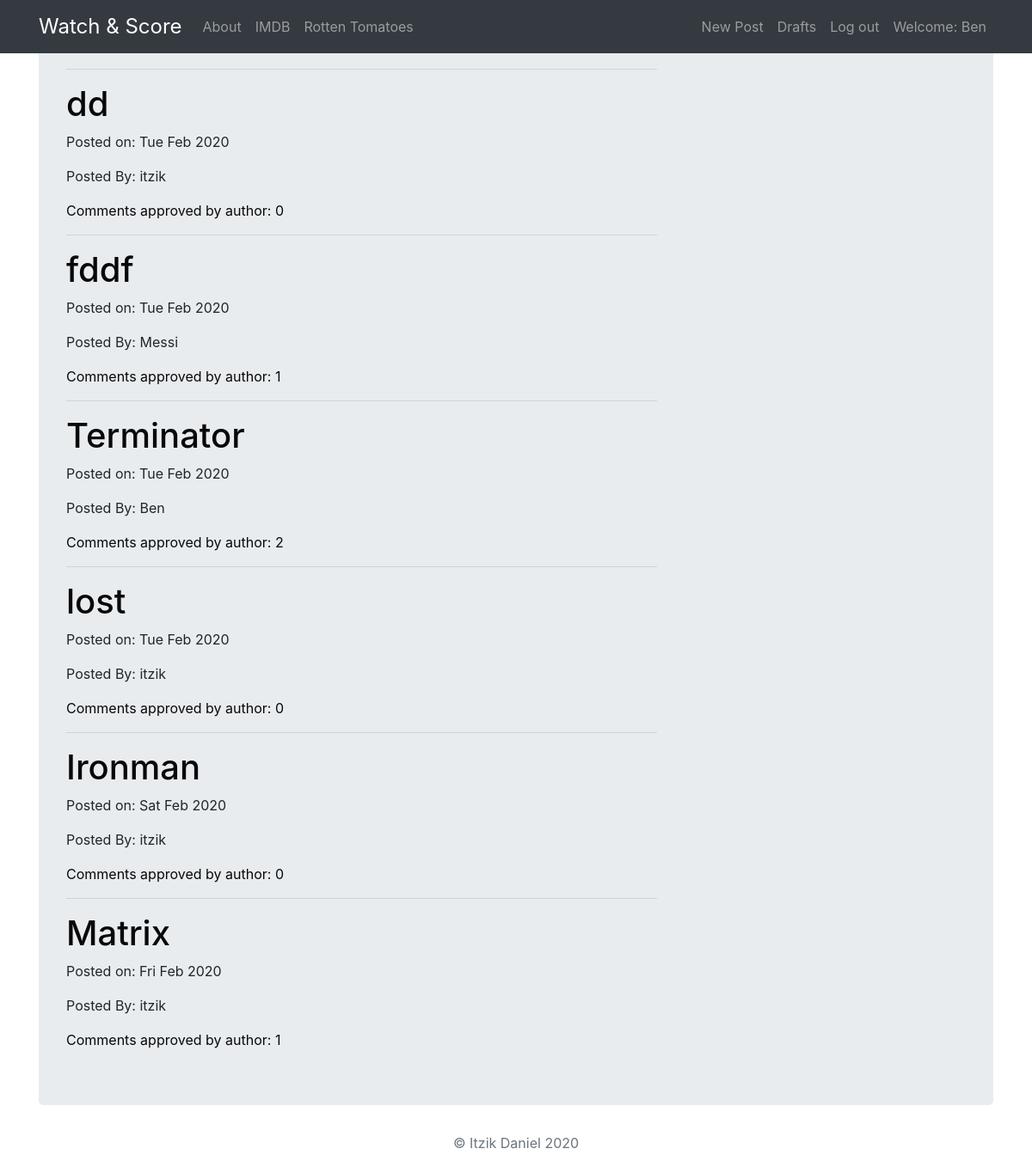
Screenshot of / (signed in) with the database file from the repository.
### movies_app/models.py (models this page shows, shortened)
class Post(models.Model):
    post_user = models.ForeignKey('auth.User',on_delete=models.CASCADE)
    title = models.CharField(max_length=256)
    score = models.DecimalField(max_digits=2, decimal_places=1)
    description = models.TextField()
    created_date = models.DateTimeField(default=timezone.now)
    published_date = models.DateTimeField(blank=True, null=True)
    def comments_approval(self):
        return self.comments.filter(approved_comment=True)

### movies_app/views.py (the view)
# urls.py: path('',views.PostListView.as_view(),name='post_list'),
class PostListView(ListView):
    model = Post
    def get_queryset(self):
        return Post.objects.filter(published_date__lte=timezone.now()).order_by('-published_date')

### movies_app/templates/movies_app/post_list.html
{% extends 'movies_app/base.html' %}
{% block content %}
    {% for post in object_list %}
    <hr>
        <div class="post">
            <h1><a class='link' href="{% url 'post_detail' pk=post.pk %}">{{ post.title }}</a></h1>
            <div class="date">
                <p>Posted on: {{ post.published_date|date:"D M Y"}}</p>
                <p>Posted By: {{ post.post_user}}</p>
            </div>
            <a class='link' href="{% url 'post_detail' pk=post.pk %}">Comments approved by author: {{ post.comments_approval.count }}</a>
        </div>
    {% endfor %}
{% endblock %}

### movies_app/templates/movies_app/base.html (shortened to what this page needs)
<!DOCTYPE html>
{% load static %}
<html>
  <head>
    <link href="https://stackpath.bootstrapcdn.com/bootstrap/4.4.1/css/bootstrap.min.css" rel="stylesheet">
    <link href="https://maxcdn.bootstrapcdn.com/font-awesome/4.7.0/css/font-awesome.min.css" rel="stylesheet">
    <link rel="stylesheet" href="{% static 'css/movie.css' %}">
  </head>
  <body>
      <nav class="navbar navbar-expand-md navbar navbar-dark bg-dark fixed-top">
      <div class="container">
        <div class="navbar-nav align-items-center">
          <a class="navbar-brand brand" href="{% url 'post_list' %}">Watch & Score</a>
          <a class="nav-item nav-link" href="{% url 'about' %}">About</a>
          <a class="nav-item nav-link" href="https://www.imdb.com/">IMDB</a>
          <a class="nav-item nav-link" href="https://www.rottentomatoes.com/">Rotten Tomatoes</a>
        </div>
        <div class="navbar-nav align-items-center ml-auto">
          {% if user.is_authenticated %}
            <a class="nav-item nav-link" href="{% url 'post_new' %}">New Post</a>
            <a class="nav-item nav-link" href="{% url 'draft_list' %}">Drafts</a>
            <a class="nav-item nav-link" href="{% url 'accounts:logout' %}">Log out</a>
            <a class="nav-item nav-link">Welcome: {{ user.username }}</a>
          {% else %}
            <a class="nav-item nav-link" href="{% url 'accounts:login' %}" >Log in</a>
            <a class="nav-item nav-link" href="{% url 'accounts:signup' %}">Sign up</a>
          {% endif %}
        </div>
      </div>
    </nav>
         <div class="container">
          <div class="jumbotron">
              <div class="row">
                  <div class="col-md-8">
                      {% block content %}
                      {% endblock %}
                    </div>
                  </div>
              </div>
          </div>
  </body>
</html>
<footer class="text-muted">
  <div class="container text-center">
    <p>© Itzik Daniel {% now "Y" %}</p>
    </div>
</footer>

### movies_app/static/css/movie.css (style rules this page uses)
.brand { font-size: 1.5em; }
.link { color:#080808; }

### rows the page displays
Post: title "dd", published_date "Tue Feb 2020", post_user "itzik", comments_approval.count "0"
Post: title "fddf", published_date "Tue Feb 2020", post_user "Messi", comments_approval.count "1"
Post: title "Terminator", published_date "Tue Feb 2020", post_user "Ben", comments_approval.count "2"
Post: title "lost", published_date "Tue Feb 2020", post_user "itzik", comments_approval.count "0"
Post: title "Ironman", published_date "Sat Feb 2020", post_user "itzik", comments_approval.count "0"
Post: title "Matrix", published_date "Fri Feb 2020", post_user "itzik", comments_approval.count "1"

### other values shown
{{ user.username }} "Ben"
